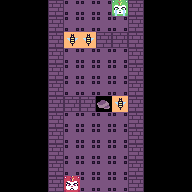

A level layout from a 2D game, rendered from its tile map. Below: a short description, then the map file with its tile-grid data intact:
An orthogonal 12x12 tile map with 16x16 px tiles, 1 tile layer (Tile Layer 1).

<map version="1.10" tiledversion="1.11.2" orientation="orthogonal" renderorder="right-down" width="12" height="12" tilewidth="16" tileheight="16" infinite="0" nextlayerid="2" nextobjectid="1">
 <editorsettings>
  <export target="Arena2.json" format="json" />
 </editorsettings>
 <tileset firstgid="1" source="../Arena1/ArenaTexture.tsx" />
 <layer id="1" name="Tile Layer 1" width="12" height="12">
  <data encoding="csv">
0,0,0,3,2,2,2,6,3,0,0,0,
0,0,0,3,2,2,2,2,3,0,0,0,
0,0,0,3,7,7,3,3,3,0,0,0,
0,0,0,3,2,2,2,2,3,0,0,0,
0,0,0,3,2,2,2,2,3,0,0,0,
0,0,0,3,2,2,2,2,3,0,0,0,
0,0,0,3,3,3,9,7,3,0,0,0,
0,0,0,3,2,2,2,2,3,0,0,0,
0,0,0,3,2,2,2,2,3,0,0,0,
0,0,0,3,2,2,2,2,3,0,0,0,
0,0,0,3,2,2,2,2,3,0,0,0,
0,0,0,3,12,2,2,2,3,0,0,0
</data>
 </layer>
</map>